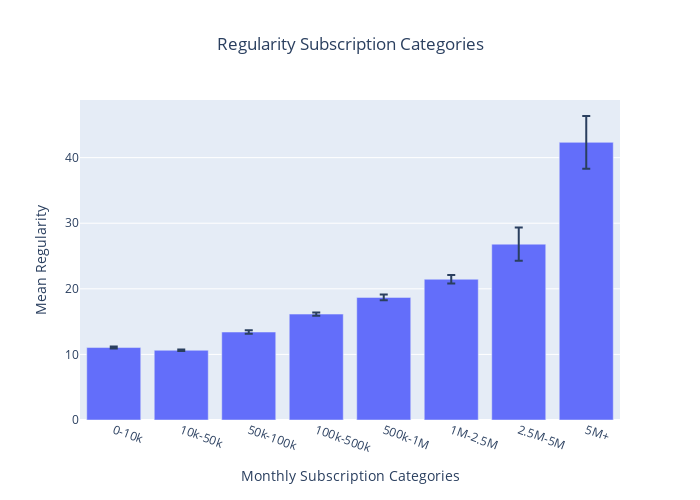

Notebook code cell kept with this figure:
### Code cell
# Create a plotly visualization
mergedmonthly_plot = mergedmonthly.copy()
mergedmonthly_plot['monthly_subs_cat'] = mergedmonthly_plot['monthly_subs_cat'].astype(str)

# Calculate mean and confidence intervals
mean_ci_data = mergedmonthly_plot.groupby(['monthly_subs_cat','monthly_rank'])['monthly_regularity'].agg(['mean', 'sem']).reset_index()
mean_ci_data['ci_low'] = mean_ci_data['mean'] - 1.96 * mean_ci_data['sem']
mean_ci_data['ci_high'] = mean_ci_data['mean'] + 1.96 * mean_ci_data['sem']
mean_ci_data.sort_values(by='monthly_rank',ascending=False)

# Create a bar plot with error bars using Plotly Express
fig = px.bar(
    mean_ci_data,
    x='monthly_subs_cat',
    y='mean',
    error_y='sem',
    title='Regularity Subscription Categories',
    labels={'monthly_subs_cat': 'Monthly Subscription Categories', 'mean': 'Average Monthly Regularity'},
    category_orders={"monthly_subs_cat": mergedmonthly_plot.sort_values('monthly_rank',ascending=False)['monthly_subs_cat'].unique().tolist()}
)

# Customize layout
fig.update_layout(
    width = 700,
    height = 500,
    title_x = 0.5,
    xaxis=dict(tickangle=20),
    yaxis_title='Mean Regularity'
)

# Save the plot to an HTML file
fig.write_html(PLOTS+'1_2_bars_1.html')

fig.show()

### Figure 1 — Plotly figure (JSON) as saved in the notebook; plotly's stock layout.template omitted (floating-point values rounded to 4 significant figures)
{"data": [{"alignmentgroup": "True", "error_y": {"array": [0.1486, 0.2393, 0.1286, 0.6526, 2.532, 0.4369, 0.2535, 4.02]}, "hovertemplate": "Monthly Subscription Categories=%{x}<br>Average Monthly Regularity=%{y}<extra></extra>", "legendgroup": "", "marker": {"color": "#636efa", "pattern": {"shape": ""}}, "name": "", "offsetgroup": "", "orientation": "v", "showlegend": false, "textposition": "auto", "type": "bar", "x": ["0-10k", "100k-500k", "10k-50k", "1M-2.5M", "2.5M-5M", "500k-1M", "50k-100k", "5M+"], "xaxis": "x", "y": [11.05, 16.15, 10.63, 21.46, 26.81, 18.69, 13.41, 42.33], "yaxis": "y"}], "layout": {"barmode": "relative", "height": 500, "legend": {"tracegroupgap": 0}, "title": {"text": "Regularity Subscription Categories", "x": 0.5}, "width": 700, "xaxis": {"anchor": "y", "categoryarray": ["0-10k", "10k-50k", "50k-100k", "100k-500k", "500k-1M", "1M-2.5M", "2.5M-5M", "5M+"], "categoryorder": "array", "domain": [0, 1], "tickangle": 20, "title": {"text": "Monthly Subscription Categories"}}, "yaxis": {"anchor": "x", "domain": [0, 1], "title": {"text": "Mean Regularity"}}}}
